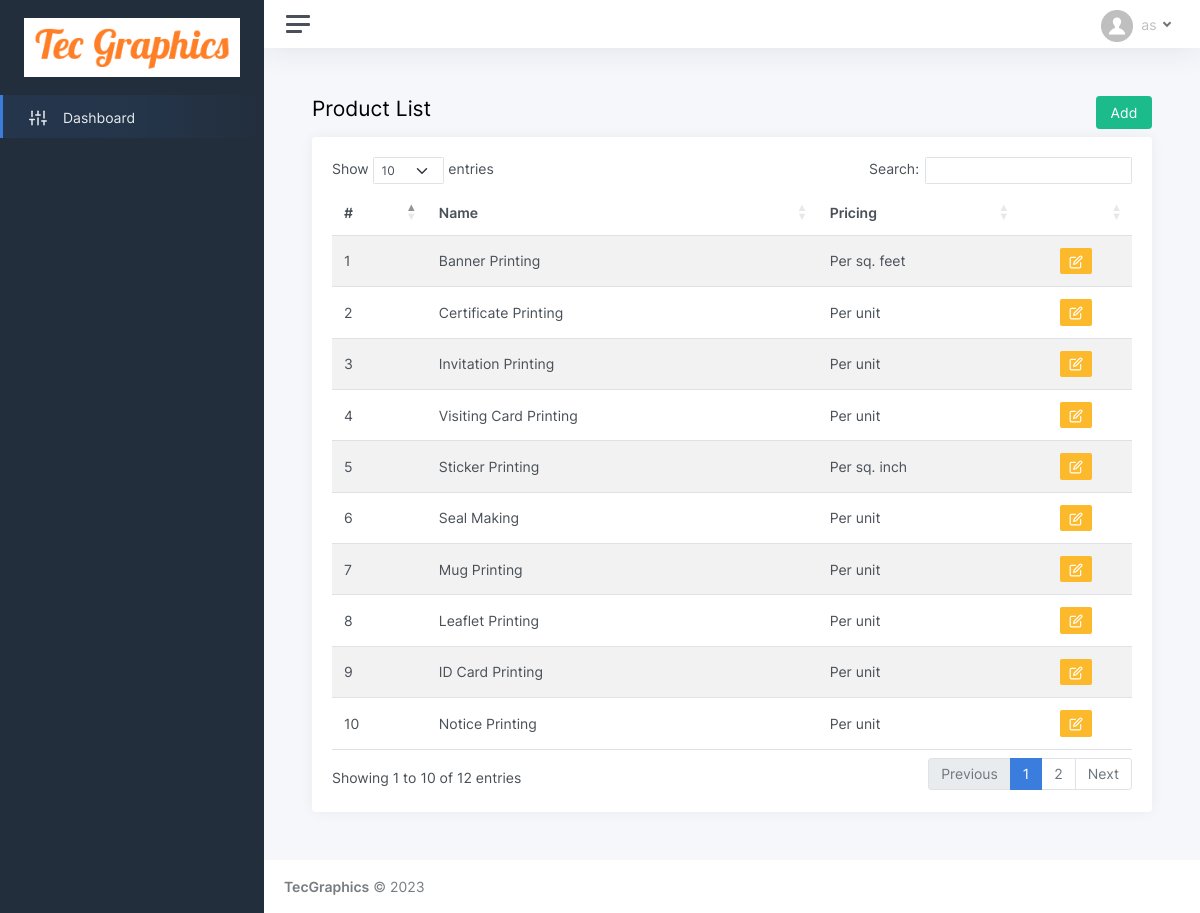
/product_list.php, run on the app's committed database.
### tables this page shows
CREATE TABLE IF NOT EXISTS `products` (
  `id` int(11) NOT NULL AUTO_INCREMENT,
  `name` varchar(35) NOT NULL,
  `material` tinyint(1) NOT NULL,
  `size` tinyint(1) NOT NULL,
  `finishing` tinyint(1) NOT NULL,
  `color` tinyint(1) NOT NULL,
  `spec1` tinyint(1) NOT NULL,
  `spec2` tinyint(1) NOT NULL,
  `pricing` varchar(20) NOT NULL DEFAULT '1',
  `uprice` varchar(25) NOT NULL DEFAULT '0.00',
  `image1` varchar(150) NOT NULL,
  `image2` varchar(150) NOT NULL,
  `image3` varchar(150) NOT NULL,
  PRIMARY KEY (`id`)
);

CREATE TABLE IF NOT EXISTS `pricing` (
  `id` int(11) NOT NULL AUTO_INCREMENT,
  `name` varchar(20) NOT NULL,
  `measure` varchar(20) NOT NULL,
  PRIMARY KEY (`id`)
);

### product_list.php (the view, shortened to what this page needs)
<!DOCTYPE html>
<html lang="en">
<head>
	<?php include('header.php'); ?>
</head>
<body>
	<div class="wrapper">
	<?php include('sidebar.php'); ?>
		<div class="main">
		<?php include('topbar.php'); ?>
			<main class="content">
				<div class="container-fluid p-0">
					<div class="row">
					<h1 class="h3 mb-3 col-10">Product List</h1>
					<div class="col-2" align="right"><a href="product_register.php"><button class="btn btn-success">Add</button></a></div>
					</div>
					<div class="row">
						<div class="col-12">
							<div class="card">
								<div class="card-body">
									<table id="datatables-reponsive" class="table table-striped" style="width:100%">
										<thead>
										  <tr>
											<th>#</th>
											<th>Name</th>
											<th>Pricing</th>
											<th>&nbsp;</th>
										  </tr>
										</thead>
										<tbody>
										  <?php
										  $i = 1;
										  $select_cat = mysqli_query($con, "SELECT * FROM products");
										  while($result_cat = mysqli_fetch_array($select_cat)){
										  $select_price = mysqli_query($con, "SELECT name FROM pricing WHERE id = '{$result_cat['pricing']}'");
										  $result_price = mysqli_fetch_array($select_price);
										  ?>
										  <tr>
											<td><?php echo $i; ?></td>
											<td><?php echo $result_cat['name']; ?></td>
											<td><?php echo $result_price['name']; ?></td>
											<td align="center"><a href="product_register.php?id=<?php echo $result_cat['id']; ?>" ><button type="button" class="btn btn-sm btn-warning" ><i data-feather="edit"></i></button></a></td>
										 </tr>
										  <?php $i++; } ?>
										</tbody>
									</table>
								</div>
							</div>
						</div>
					</div>
				</div>
			</main>
			<?php include('footer.php'); ?>
		</div>
	</div>
</body>
</html>

### data on the page
products: name "Banner Printing", pricing.name "Per sq. feet"
products: name "Certificate Printing", pricing.name "Per unit"
products: name "Invitation Printing", pricing.name "Per unit"
products: name "Visiting Card Printing", pricing.name "Per unit"
products: name "Sticker Printing", pricing.name "Per sq. inch"
products: name "Seal Making", pricing.name "Per unit"
products: name "Mug Printing", pricing.name "Per unit"
products: name "Leaflet Printing", pricing.name "Per unit"
products: name "ID Card Printing", pricing.name "Per unit"
products: name "Notice Printing", pricing.name "Per unit"
